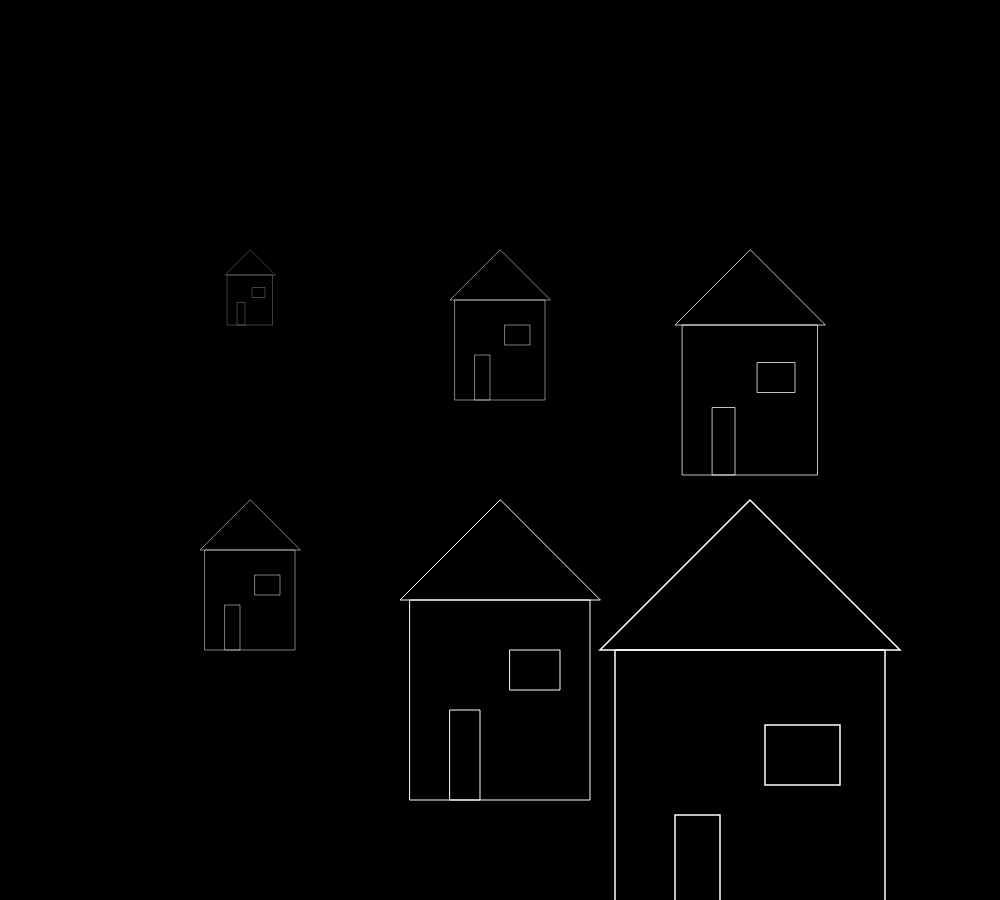
Frame 1 (no input)
Frame 60 (no input): identical to frame 1, image omitted
Frame 120 (the mouse pressed at the canvas centre since frame 60): identical to frame 1, image omitted

The p5.js sketch that drew this single still picture (run headless with seeded random() and noise() and a simulated clock; from frame 60 on, the mouse is pressed at the canvas centre):

// p5.js sketch
// ── sketch.js
function setup() {
  createCanvas(1000, 900);
  noFill();
  stroke(255);
}

function draw() {
  background(0);


  for (var j=0; j<3; j++) {
    push();
    translate(0, 250 * j);
    
    for (var i=0; i<4; i++) {
      push();
      translate(250 * i, 0);
      scale(i * j / 4.0);
      drawHouse();
      pop();
    }
    
    pop();
  }

}

function drawHouse() {
  triangle(0, 0, -100, 100, 100, 100);
  rect(-90, 100, 180, 200);
  rect(-50, 210, 30, 90);
  rect( 10, 150, 50, 40);
}
